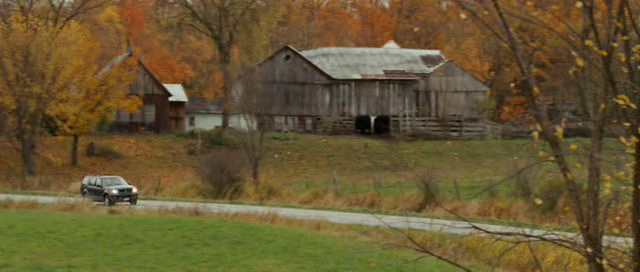
//> input picture original.jpg, 640 x 272 px
$ ./main   (built with g++ and OpenCV 4)
//> lines starting //> are read from the running program, lines starting //| are printed output that depends on the picture
//
//  main.cpp
//  Histogram_Homework
//
//  Created by Yakup Gorur (040130052) on 3/31/18.
//  Copyright © 2018 Yakup Gorur. All rights reserved.
//  Digital Signal Processing Design and Application 2017-2018 Spring
//  Homework 4
//  Lecturer: Prof. Dr. Bilge Gunsel, Research Assistant Yağmur Sabucu

// !!! Please ensure that the image folder path is true.


#include <iostream>
#include "opencv2/highgui.hpp"
#include <opencv2/opencv.hpp>
#include <math.h>       /* pow */
#include <string>


using namespace std; //namespace for  C++ standard library
using namespace cv;  //namespace for  OpenCV library

// !!! Please ensure that the image folder path is true.
// !!!The program writen for "original.jpg" and "distorted.jpg" files

//**************************-User Defined Settings-****************************
//image folder path
string image_folder_path = "/Users/yakup/Software Developer/DigSignalProcess/HW4/";

//To make debug: It shows all outputs in the operations
bool debug = false;

//Histogram Level
#define LEVEL 256


//***********************************--End--***********************************

//quantize function to reduce bits
void Quantize_Function(const cv::Mat &input, cv::Mat &output, size_t div);
void Quantize_Function_with_K_Means(const cv::Mat &input, cv::Mat &output, int K);

//Histogram Equalization
void EqualizeHist_Function(const Mat1b& src, Mat1b& dst);

//Calculate the Histogram
void Image2Histogram(Mat image, float histogram[]);

//Calculate the Cumulative Histogram
void Histogram2CumulativeHistogram(float histogram[], float cumulativeHistogram[]);

//Histogram Matching
void HistogramMatching(const Mat& inputImage, const Mat& desiredImage, Mat& outputImage);

//Show Histogram
void showHistogram(const Mat& image, string fileName);
void showHistogram16bin(const Mat& image, string fileName);


int main(int argc, const char * argv[]) {

    //Reading the "original.jpg" image file into original Mat Object
    Mat original = imread(image_folder_path + "original.jpg");
//> original is the input picture: 272 rows x 640 cols, CV_8UC3; mean B, G, R 50.2, 87, 102.6

    //Check the Is the file opened or not?
    if (original.empty()){
        std::cerr<<"can't open image"<<std::endl;
        return - 1;
    }

    //Debug: Show the original image file
    if(debug){ imshow("original image file", original); waitKey();}

    Mat original_gray(original.size(), CV_8UC1); //Original_Gray Mat object 8 bits

    //Convert to original image to 8bits gray level image.
    cvtColor(original, original_gray, COLOR_BGR2GRAY);
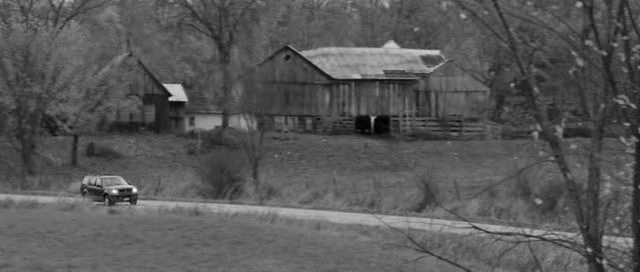
//> original_gray: 272 rows x 640 cols, CV_8UC1; min 1, max 250, mean 87.5

    //Debug: Show the gray level image
    if(debug){ imshow("Gray Level Image File", original_gray); waitKey();}

    //Write the 8bits gray level image as original_gray.jpg
    imwrite(image_folder_path + "original_gray.jpg", original_gray);

    //Reading the original_gray.jpg file
    original_gray = imread(image_folder_path + "original_gray.jpg", IMREAD_GRAYSCALE);
//> original_gray: 272 rows x 640 cols, CV_8UC1; min 0, max 250, mean 87.5

    //Check the Is the file opened or not?
    if (original_gray.empty()){
        std::cerr<<"can't open image"<<std::endl;
        return - 1;
    }


    //Quantize the 8bits gray level image to 4bits gray level image with K-means
    Mat original_gray_4_Kmeans(original_gray.size(), CV_8UC1);
    Quantize_Function_with_K_Means(original_gray, original_gray_4_Kmeans, 16);
//> in Quantize_Function_with_K_Means, `kmeans(data, K, labels, cv::TermCriteria(), 4, cv::KMEANS_PP_CENTERS, ..`: labels = 174080 items; colors = [85.04, 145, 63.19, 103.4, 45.96, 123.1, 77.68, 184.2, 34.69, 91.97, 163.4, 110.5, 70.06, 12.48, 55.38, 98.1]
    if(debug){ imshow("Quantized Gray Level Image with K means", original_gray_4_Kmeans); waitKey();}
    imwrite(image_folder_path + "original_gray_4_Kmeans.jpg", original_gray_4_Kmeans);

    // [11 lines of commented-out code are left out]
    Mat original_gray_4_lut(original_gray.size(), CV_8UC1); //Original_Gray_4 Mat object
    Quantize_Function(original_gray, original_gray_4_lut, pow(2,4));
    if(debug){ imshow("Quantized Gray Level Image with function", original_gray_4_lut); waitKey();}
    imwrite(image_folder_path + "original_gray_4_lut.jpg", original_gray_4_lut);


    //Quantize the 8bits gray level image to 4bits gray level image with basic method
    uchar N = 16;
    Mat original_gray_4_basic(original_gray.size(), CV_8UC1);
    original_gray_4_basic = original_gray / N;
    //original_gray_4_basic = original_gray_4_basic * N;
    //Debug: Show the quantized gray level image
    if(debug){ imshow("Quantized Gray Level Image with basic method", original_gray_4_basic); waitKey();}

    //Write the quantized gray level image as original_gray_4.jpg
    imwrite(image_folder_path + "original_gray_4_withbasicDENEMEEEE.jpg", original_gray_4_basic);

    Mat deneme = imread(image_folder_path + "original_gray_4_withbasicDENEMEEEE.jpg");
//> deneme: 272 rows x 640 cols, CV_8UC3; min 0, max 16, mean 5.45

    deneme = deneme * 16;
    imshow("deneme", deneme);

    // [10 lines of commented-out code are left out]

    showHistogram(original_gray_4_basic, "Large_Scale_original_gray_4_Histogram");
//> after the loop in showHistogram, `for (int i = 0; i < nc; i++)`: hmax = [51571, 0, 0]
//> after the loop in showHistogram, `for (int i = 0; i < nc; i++)`:
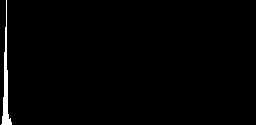
//> canvas[0]: 125 rows x 256 cols, CV_8UC3; mean B, G, R 4.3, 3.3, 3.3
    showHistogram16bin(original_gray_4_basic, "Low_Scale_original_gray_4_Histogram");
//> after the loop in showHistogram16bin, `for (int i = 0; i < nc; i++)`: hmax = [174078, 0, 0]
    waitKey();


    //reading distorted.jpg image file
    Mat distorted = imread(image_folder_path + "distorted.jpg");
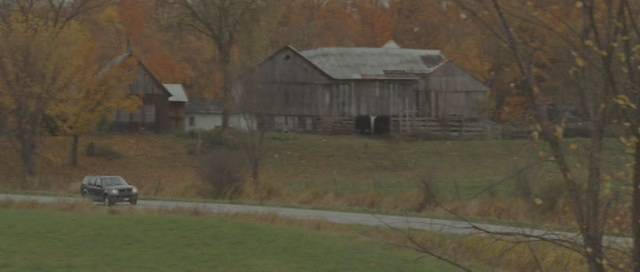
//> input picture distorted.jpg, 640 x 272 px
//> distorted is the input picture: 272 rows x 640 cols, CV_8UC3; mean B, G, R 61.6, 79.3, 86.8

    //Check the Is the file opened or not?
    if (distorted.empty()){
        std::cerr<<"can't open distorted image"<<std::endl;
        return - 1;
    }

    //Debug: Show the distorted image file
    if(debug){ imshow("distorted image file", distorted); waitKey();}

    //Convert to distorted image to 8bits gray level image.
    //Mat1b distorted_gray(distorted.rows, distorted.cols); //Distorted_Gray Mat object 8 bits
    Mat distorted_gray;
    cvtColor(distorted, distorted_gray, COLOR_BGR2GRAY);
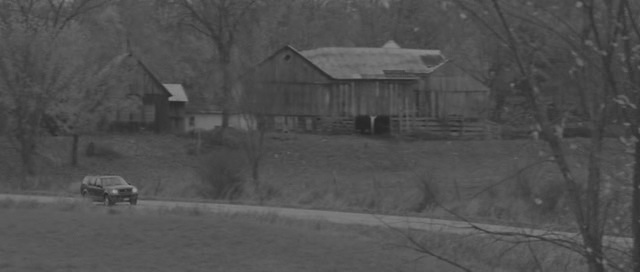
//> distorted_gray: 272 rows x 640 cols, CV_8UC1; min 37, max 160, mean 79.5

    //Debug: Distorted Gray Image File
    if(debug){ imshow("Distorted Gray Image File", distorted_gray); waitKey();}

    //Write the 8bits gray level image as distorted_gray.jpg
    imwrite(image_folder_path + "distorted_gray.jpg", distorted_gray);


    //Histogram Equation
    Mat1b histeq_distorted_gray;
    EqualizeHist_Function(distorted_gray, histeq_distorted_gray);
    //Debug: Show Histogrom Equalized Distorted Gray Image File
    if(debug){ imshow("Histogrom Equalized Distorted Gray Image File", histeq_distorted_gray); waitKey();}

    //Write Image
    imwrite(image_folder_path + "histeq_distorted_gray.jpg", histeq_distorted_gray);

    //Histogram Matching
    Mat histmatch_distorted_gray; //Mat Object for output of histogram matching function
    HistogramMatching(distorted_gray, original_gray, histmatch_distorted_gray);

    //Debug: Show the gray level image
    if(debug){ imshow("Histogrom Matching Image -> between Distorted Gray and Original Gray", histmatch_distorted_gray); waitKey();}

    //Writing the histogram matching image file as histmatch_distorted_gray.jpg
    imwrite(image_folder_path + "histmatch_distorted_gray.jpg", histmatch_distorted_gray);

    //Showing Histogram
    imshow("Distorted Gray (Original) Image", distorted_gray);
    showHistogram(distorted_gray, " Distorted Gray (Original) Histogram");

    imshow("Original Gray (Desired) Image", original_gray);
    showHistogram(original_gray, "Original Gray (Desired) Image Histogram");

    imshow("Histogram Matched Image", histmatch_distorted_gray);
    showHistogram(histmatch_distorted_gray, "Histogram Matched Image Histogram");

    waitKey();

    return 0;
}

void Quantize_Function(const cv::Mat &input, cv::Mat &output, size_t div){

    //Check, Are the two objects same size
    if(input.data != output.data){
        output.create(input.size(), input.type());
    }

    uchar buffer[256];
    for(size_t i = 0; i != 256; ++i){
        buffer[i] = i / div * div + div / 2;
    }
    cv::Mat table(1, 256, CV_8U, buffer, sizeof(buffer));
    cv::LUT(input, table, output);


}
void Quantize_Function_with_K_Means(const cv::Mat &input, cv::Mat &output, int K){

    //n shows that numbers of pixel
    int n = input.rows * input.cols;

    //data 1D image. It's not matrix anymore. It's a vector
    Mat data = input.reshape(0, n);

    //Convert to 32 bit float because of kmeans function input type is 32b float.
    data.convertTo(data, CV_32F);

    vector<int> labels; //Cluster label
    Mat1f colors; //Output array


    kmeans(data, K, labels, cv::TermCriteria(), 4, cv::KMEANS_PP_CENTERS, colors);


    for (int i = 0; i < n; ++i)
    {
        data.at<float>(i,0) = colors(labels[i],0);
    }

    output = data.reshape(0, input.rows);
    output.convertTo(output, CV_8UC1);

}

void EqualizeHist_Function(const Mat1b& src, Mat1b& dst)
{
    int cnz = countNonZero(src);
//> cnz = 174080

    dst = src.clone();

    // Histogram
    vector<int> hist(256,0);
    for (int r = 0; r < src.rows; ++r) {
        for (int c = 0; c < src.cols; ++c) {
            hist[src(r, c)]++;
        }
    }
//> after the loop, hist = 256 values, max 6771 at index 86, min 0 at index 0, mean 680

    // Cumulative histogram
    float scale = 255.f / float(cnz);
//> scale = 0.00146
    vector<uchar> lut(256);
    int sum = 0;
    for (int i = 0; i < hist.size(); ++i) {
        sum += hist[i];
        lut[i] = saturate_cast<uchar>(sum * scale);
    }
//> this loop made 256 passes
//> sum on passes 1 to 3: 0, 0, 0
//> after the loop, sum = 174080; lut = 256 values from 0 to 255

    // Apply equalization
    for (int r = 0; r < src.rows; ++r) {
        for (int c = 0; c < src.cols; ++c) {
            dst(r, c) = lut[src(r,c)];
        }
    }
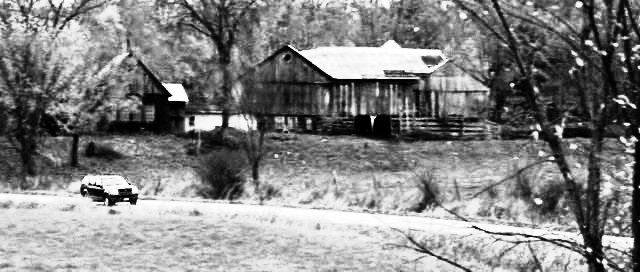
//> dst: 272 rows x 640 cols, CV_8UC1; min 0, max 255, mean 130.8
}

void Image2Histogram(Mat image, float histogram[]){

    //Calculate the pixel numbers in input image
    int size = image.rows * image.cols;
//> size = 174080

    //Make all elements of the array zero.
    for(int i = 0; i < LEVEL ; i++){
        histogram[i] = 0;
    }

    //Calculate Histogram
    for(int y = 0 ; y < image.rows ; y ++){
        for(int x = 0 ; x < image.cols ; x++){
            histogram[(int)image.at<uchar>(y,x)]++;
        }
    }

    //Scale
    for(int i = 0; i < LEVEL ; i++){
        histogram[i] = histogram[i]/size;
    }

    return;
}

void Histogram2CumulativeHistogram(float histogram[], float cumulativeHistogram[]){

    cumulativeHistogram[0] = histogram[0];

    //Just Cumulative Summing.
    for(int i = 1 ; i < LEVEL; i++){
        cumulativeHistogram[i] = histogram[i] + cumulativeHistogram[i - 1];
    }
    return;
}

void HistogramMatching(const Mat& inputImage, const Mat& desiredImage, Mat& outputImage){

    //Check the images have one channel.
    if(inputImage.channels() != 1 || desiredImage.channels() != 1){
        cerr<<endl<<"HistogramMatching Function Error.The Input Image or Desired Image does not have only one channel"<<endl;
        cerr<<"Input Image Channels: " <<inputImage.channels()<< endl;
        cerr<<"Desired Image Channels: " <<desiredImage.channels()<< endl;
        return;
    }

    //Calculate the Histogram and Cumulative Histogram of Input Image
    float inputHistogram[LEVEL], inputHistogramCumulative[LEVEL];
    Image2Histogram(inputImage, inputHistogram);
//> inputHistogram = 256 values, max 0.0389 at index 86, min 0 at index 0, mean 0.00391
    Histogram2CumulativeHistogram(inputHistogram, inputHistogramCumulative);
//> inputHistogramCumulative = 256 values from 0 to 1

    //Calculate the Histogram and Cumulative Histogram of Desired Image
    float desiredHistogram[LEVEL], desiredHistogramCumulative[LEVEL];
    Image2Histogram(desiredImage, desiredHistogram);
//> desiredHistogram = 256 values, max 0.0192 at index 100, min 0 at index 206, mean 0.00391
    Histogram2CumulativeHistogram(desiredHistogram, desiredHistogramCumulative);
//> desiredHistogramCumulative = 256 values from 1.15e-05 to 1


    //Histogram Matchin Algorithm
    float outputHistogram[LEVEL]; //Output Histogram
    for(int i = 0; i < LEVEL ; i++){
        int j = 0;

        do  {
            outputHistogram[i] = j;
            j++;
        }while (inputHistogramCumulative[i] > desiredHistogramCumulative[j]);
    }
//> this loop made 256 passes
//> j on passes 1 to 3: 1, 1, 1
//> after the loop, outputHistogram = 256 values from 0 to 249

    //Output Image Create
    outputImage = inputImage.clone();
    for (int y = 0; y < inputImage.rows; y++){
        for (int x = 0; x < inputImage.cols; x++){
            outputImage.at<uchar>(y, x) = (int) ( outputHistogram[inputImage.at<uchar>(y, x)] );
        }
    }
//> call 2 of showHistogram, with fileName = " Distorted Gray (Original) Histogram"
//> after the loop in showHistogram (call 2), `for (int i = 0; i < nc; i++)`: hmax = [6771, 0, 0]
//> after the loop in showHistogram (call 2), `for (int i = 0; i < nc; i++)`:
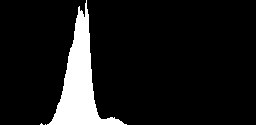
//> canvas[0]: 125 rows x 256 cols, CV_8UC3; mean B, G, R 26.1, 25.2, 25.2
//> call 4 of showHistogram, with fileName = "Histogram Matched Image Histogram"
//> after the loop in showHistogram (call 4), `for (int i = 0; i < nc; i++)`:
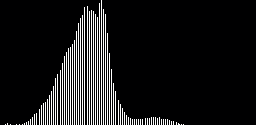
//> canvas[0]: 125 rows x 256 cols, CV_8UC3; mean B, G, R 26.1, 25.2, 25.2
}

//Function to display histogram of an image and to write the historam in the outout file
void showHistogram(const Mat& image, string fileName){
    int bins = 256;             // number of bins
    int nc = image.channels();    // number of channels
    vector<Mat> histogram(nc);       // array for storing the histograms
    vector<Mat> canvas(nc);     // images for displaying the histogram
    int hmax[3] = {0,0,0};      // peak value for each histogram

    // The rest of the code will be placed here
    for (int i = 0; i < histogram.size(); i++)
        histogram[i] = Mat::zeros(1, bins, CV_32SC1);

    for (int i = 0; i < image.rows; i++){
        for (int j = 0; j < image.cols; j++){
            for (int k = 0; k < nc; k++){
                uchar val = nc == 1 ? image.at<uchar>(i,j) : image.at<Vec3b>(i,j)[k];
                histogram[k].at<int>(val) += 1;
            }
        }
    }

    for (int i = 0; i < nc; i++){
        for (int j = 0; j < bins-1; j++)
            hmax[i] = histogram[i].at<int>(j) > hmax[i] ? histogram[i].at<int>(j) : hmax[i];
    }

    const char* wname[3] = { "Blue", "Green", "Red" };
    Scalar colors[3] = { Scalar(255,0,0), Scalar(0,255,0), Scalar(0,0,255) };

    for (int i = 0; i < nc; i++){
        canvas[i] = Mat::ones(125, bins, CV_8UC3);

        for (int j = 0, rows = canvas[i].rows; j < bins-1; j++){
            line(
                 canvas[i],
                 Point(j, rows),
                 Point(j, rows - (histogram[i].at<int>(j) * rows/hmax[i])),
                 nc == 1 ? Scalar(255, 255, 255) : colors[i],
                 1, 8, 0
                 );
        }

        imshow(nc == 1 ? fileName : wname[i]+fileName, canvas[i]);
        string name = string(wname[i])+".jpg";
        imwrite(nc == 1 ? image_folder_path +fileName+".jpg" : image_folder_path+ name, canvas[i]);
    }
}

//Function to display histogram of an image and to write the historam in the outout file
void showHistogram16bin(const Mat& image, string fileName){
    int bins = 16;             // number of bins
    int nc = image.channels();    // number of channels
    vector<Mat> histogram(nc);       // array for storing the histograms
    vector<Mat> canvas(nc);     // images for displaying the histogram
    int hmax[3] = {0,0,0};      // peak value for each histogram

    // The rest of the code will be placed here
    for (int i = 0; i < histogram.size(); i++)
        histogram[i] = Mat::zeros(1, bins, CV_32SC1);

    for (int i = 0; i < image.rows; i++){
        for (int j = 0; j < image.cols; j++){
            for (int k = 0; k < nc; k++){
                uchar val = nc == 1 ? image.at<uchar>(i,j) : image.at<Vec3b>(i,j)[k];
                histogram[k].at<int>(val/16) += 1;
            }
        }
    }

    for (int i = 0; i < nc; i++){
        for (int j = 0; j < bins-1; j++)
            hmax[i] = histogram[i].at<int>(j) > hmax[i] ? histogram[i].at<int>(j) : hmax[i];
    }

    const char* wname[3] = { "Blue", "Green", "Red" };
    Scalar colors[3] = { Scalar(255,0,0), Scalar(0,255,0), Scalar(0,0,255) };

    for (int i = 0; i < nc; i++){
        canvas[i] = Mat::ones(125, bins, CV_8UC3);

        for (int j = 0, rows = canvas[i].rows; j < bins-1; j++){
            line(
                 canvas[i],
                 Point(j, rows),
                 Point(j, rows - (histogram[i].at<int>(j) * rows/hmax[i])),
                 nc == 1 ? Scalar(255, 255, 255) : colors[i],
                 1, 8, 0
                 );

        }

        imshow(nc == 1 ? fileName : wname[i]+fileName, canvas[i]);
        string name = string(wname[i])+".jpg";
        imwrite(nc == 1 ? image_folder_path +fileName+".jpg" : image_folder_path+ name, canvas[i]);
    }
}
